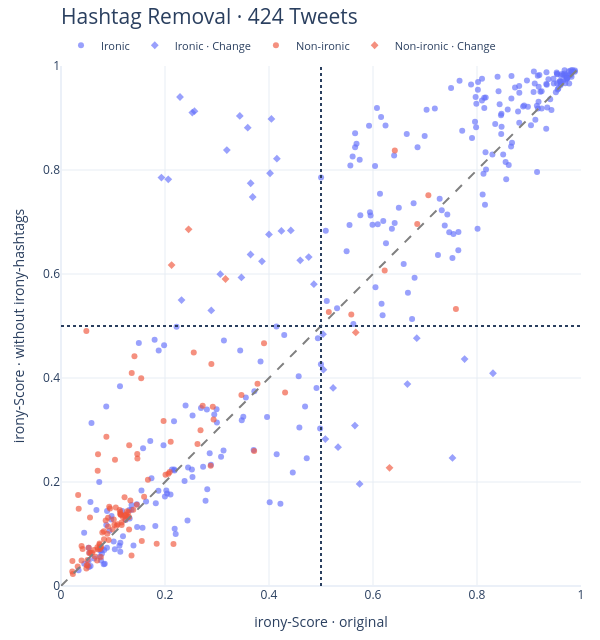

Write notebook code for a chart like this one.
### Code cell
# Plot the whole thing

if changed.empty:
    print("No hashtags found in the test split.")
else:
    fig = px.scatter(
        changed,
        x="score_before",
        y="score_after",
        color="reference_label",
        symbol="class_flip",
        opacity=0.65,
        category_orders={
            "reference_label": ["Ironic", "Non-ironic"],
            "class_flip": [False, True],
        },
        hover_data={
            "text": True,
            "edited_text": True,
            "removed_tags": True,
            "score_delta": ":.3f",
        },
        labels={
            "score_before": "irony-Score · original",
            "score_after": "irony-Score · without irony-hashtags",
            "reference_label": "reference label",
            "class_flip": "class flip",
            "text": "original text",
            "edited_text": "edited text",
            "removed_tags": "removed tags",
            "score_delta": "score delta",
        },
        template="plotly_white",
    )

    fig.add_shape(
        type="line",
        x0=0, y0=0, x1=1, y1=1,
        line=dict(color="gray", dash="dash"),
    )
    fig.add_vline(x=0.5, line_dash="dot")
    fig.add_hline(y=0.5, line_dash="dot")
    fig.update_xaxes(range=[0, 1], tick0=0, dtick=0.2, constrain="domain")
    fig.update_yaxes(
        range=[0, 1],
        scaleanchor="x",
        scaleratio=1,
        constrain="domain",
    )
    legend_labels = {
        "Ironic, False": "Ironic",
        "Ironic, True": "Ironic · Change",
        "Non-ironic, False": "Non-ironic",
        "Non-ironic, True": "Non-ironic · Change",
    }
    fig.for_each_trace(lambda trace: trace.update(name=legend_labels[trace.name]))
    fig.update_xaxes(dtick=0.2, gridcolor="#E7EDF4")
    fig.update_yaxes(dtick=0.2, gridcolor="#E7EDF4")
    fig.update_layout(
        width=600,
        modebar_remove=["toImage", "select2d", "lasso2d", "zoomIn2d",
                        "zoomOut2d", "autoScale2d"],
        height=640,
        margin=dict(l=61, r=19, t=66, b=54),
        title=dict(
            text=f"Hashtag Removal · {len(changed)} Tweets",
            x=0,
            xref="paper",
            xanchor="left",
            y=0.985,
            yanchor="top",
            font=dict(size=21),
        ),
        legend=dict(
            orientation="h",
            x=0,
            xanchor="left",
            y=1.012,
            yanchor="bottom",
            title_text="",
            font=dict(size=11),
        ),
    )
    fig.show()

### Figure 1 — Plotly figure (JSON) as saved in the notebook; plotly's stock layout.template omitted (floating-point values rounded to 4 significant figures; data arrays with more than 128 entries replaced by an {"elided": "..."} marker saying what was removed)
{"data": [{"customdata": {"elided": "274x4 mixed values"}, "hovertemplate": "reference label=Ironic<br>class flip=False<br>irony-Score · original=%{x}<br>irony-Score · without irony-hashtags=%{y}<br>original text=%{customdata[0]}<br>edited text=%{customdata[1]}<br>removed tags=%{customdata[2]}<br>score delta=%{customdata[3]:.3f}<extra></extra>", "legendgroup": "Ironic, False", "marker": {"color": "#636efa", "opacity": 0.65, "symbol": "circle"}, "mode": "markers", "name": "Ironic", "orientation": "v", "showlegend": true, "type": "scatter", "x": {"elided": "274 float values"}, "xaxis": "x", "y": {"elided": "274 float values"}, "yaxis": "y"}, {"customdata": {"elided": "37x4 mixed values"}, "hovertemplate": "reference label=Ironic<br>class flip=True<br>irony-Score · original=%{x}<br>irony-Score · without irony-hashtags=%{y}<br>original text=%{customdata[0]}<br>edited text=%{customdata[1]}<br>removed tags=%{customdata[2]}<br>score delta=%{customdata[3]:.3f}<extra></extra>", "legendgroup": "Ironic, True", "marker": {"color": "#636efa", "opacity": 0.65, "symbol": "diamond"}, "mode": "markers", "name": "Ironic · Change", "orientation": "v", "showlegend": true, "type": "scatter", "x": [0.4863, 0.5084, 0.5652, 0.3439, 0.3064, 0.3189, 0.2525, 0.2567, 0.8307, 0.6662, 0.5233, 0.3865, 0.5047, 0.5328, 0.3647, 0.4764, 0.402, 0.442, 0.2289, 0.4239, 0.4601, 0.7529, 0.3687, 0.3999, 0.3591, 0.2063, 0.2318, 0.4046, 0.6842, 0.3646, 0.7761, 0.5743, 0.504, 0.289, 0.4152, 0.1931, 0.347], "xaxis": "x", "y": [0.5805, 0.2826, 0.3086, 0.9039, 0.5996, 0.8384, 0.9104, 0.9132, 0.4091, 0.3884, 0.3809, 0.6243, 0.4161, 0.267, 0.7745, 0.6325, 0.7938, 0.6837, 0.9404, 0.6828, 0.6264, 0.2463, 0.748, 0.6761, 0.8814, 0.782, 0.5499, 0.8981, 0.4765, 0.6375, 0.4364, 0.1964, 0.4842, 0.53, 0.8219, 0.7854, 0.5934], "yaxis": "y"}, {"customdata": {"elided": "108x4 mixed values"}, "hovertemplate": "reference label=Non-ironic<br>class flip=False<br>irony-Score · original=%{x}<br>irony-Score · without irony-hashtags=%{y}<br>original text=%{customdata[0]}<br>edited text=%{customdata[1]}<br>removed tags=%{customdata[2]}<br>score delta=%{customdata[3]:.3f}<extra></extra>", "legendgroup": "Non-ironic, False", "marker": {"color": "#EF553B", "opacity": 0.65, "symbol": "circle"}, "mode": "markers", "name": "Non-ironic", "orientation": "v", "showlegend": true, "type": "scatter", "x": [0.03298, 0.1237, 0.2892, 0.3779, 0.1598, 0.09158, 0.209, 0.515, 0.07497, 0.1164, 0.347, 0.1138, 0.03214, 0.1015, 0.1554, 0.1356, 0.1309, 0.03405, 0.1257, 0.08731, 0.2624, 0.2878, 0.1026, 0.1295, 0.3904, 0.139, 0.02279, 0.2919, 0.119, 0.2724, 0.1334, 0.06943, 0.2934, 0.02194, 0.07095, 0.09422, 0.08592, 0.1469, 0.1148, 0.05097, 0.5583, 0.184, 0.201, 0.07673, 0.1308, 0.136, 0.02169, 0.1273, 0.4309, 0.07414, 0.6225, 0.0761, 0.6851, 0.1973, 0.1128, 0.2553, 0.2163, 0.107, 0.07121, 0.06337, 0.7064, 0.1089, 0.1142, 0.03949, 0.1285, 0.2065, 0.08275, 0.1054, 0.1038, 0.05408, 0.05575, 0.1413, 0.07943, 0.1312, 0.08908, 0.05978, 0.09055, 0.03953, 0.0515, 0.6419, 0.04883, 0.3714, 0.04154, 0.09915, 0.08236, 0.1222, 0.07715, 0.1542, 0.06513, 0.04938, 0.1458, 0.211, 0.07409, 0.1672, 0.1466, 0.7594, 0.1215, 0.124, 0.07056, 0.0535, 0.1152, 0.06991, 0.04878, 0.09037, 0.1167, 0.05689, 0.2683, 0.09274], "xaxis": "x", "y": [0.175, 0.1359, 0.4269, 0.3891, 0.1718, 0.08862, 0.2194, 0.527, 0.07123, 0.122, 0.3673, 0.1383, 0.03736, 0.1277, 0.08645, 0.0586, 0.1084, 0.1486, 0.1375, 0.287, 0.2728, 0.2314, 0.1176, 0.142, 0.4669, 0.1466, 0.02293, 0.3448, 0.1329, 0.3467, 0.1643, 0.04916, 0.3202, 0.04802, 0.07064, 0.1488, 0.126, 0.2454, 0.1381, 0.05007, 0.5221, 0.08128, 0.2138, 0.05567, 0.1328, 0.4095, 0.028, 0.1437, 0.3724, 0.08192, 0.6068, 0.07433, 0.6962, 0.3175, 0.1461, 0.449, 0.08056, 0.1159, 0.2535, 0.06903, 0.7513, 0.1189, 0.1423, 0.04928, 0.1325, 0.216, 0.08997, 0.151, 0.243, 0.06337, 0.1316, 0.4418, 0.1028, 0.2706, 0.1004, 0.06388, 0.1313, 0.07698, 0.03928, 0.8377, 0.03376, 0.2595, 0.07107, 0.1086, 0.1051, 0.1706, 0.07483, 0.3993, 0.05686, 0.04003, 0.1561, 0.2773, 0.07939, 0.2043, 0.2537, 0.5326, 0.1352, 0.1279, 0.2216, 0.0735, 0.1364, 0.07449, 0.4905, 0.1144, 0.1175, 0.06342, 0.2994, 0.1526], "yaxis": "y"}, {"customdata": [["Name an #excuse that people use #NOT to #workout ...", "Name an #excuse that people use  to #workout ...", "#NOT", 0.274], ["Rejoice in knowing he is now in his new place...#not easy", "Rejoice in knowing he is now in his new place... easy", "#not", 0.4044], ["@user @user \"pit players v. victims?\" How dare the NFL put a divide between men and the women and children they beat? #sarcasm", "@user @user \"pit players v. victims?\" How dare the NFL put a divide between men and the women and children they beat?", "#sarcasm", -0.07924], ["It's all about Twitter #not a clue", "It's all about Twitter  a clue", "#not", 0.4405], ["@user @user Talking to yourself again Mo #Irony", "@user @user Talking to yourself again Mo", "#Irony", -0.4046]], "hovertemplate": "reference label=Non-ironic<br>class flip=True<br>irony-Score · original=%{x}<br>irony-Score · without irony-hashtags=%{y}<br>original text=%{customdata[0]}<br>edited text=%{customdata[1]}<br>removed tags=%{customdata[2]}<br>score delta=%{customdata[3]:.3f}<extra></extra>", "legendgroup": "Non-ironic, True", "marker": {"color": "#EF553B", "opacity": 0.65, "symbol": "diamond"}, "mode": "markers", "name": "Non-ironic · Change", "orientation": "v", "showlegend": true, "type": "scatter", "x": [0.3164, 0.2127, 0.5668, 0.2454, 0.6318], "xaxis": "x", "y": [0.5904, 0.6171, 0.4876, 0.6859, 0.2272], "yaxis": "y"}], "layout": {"height": 640, "legend": {"font": {"size": 11}, "orientation": "h", "title": {"text": ""}, "tracegroupgap": 0, "x": 0, "xanchor": "left", "y": 1.012, "yanchor": "bottom"}, "margin": {"b": 54, "l": 61, "r": 19, "t": 66}, "modebar": {"remove": ["toImage", "select2d", "lasso2d", "zoomIn2d", "zoomOut2d", "autoScale2d"]}, "shapes": [{"line": {"color": "gray", "dash": "dash"}, "type": "line", "x0": 0, "x1": 1, "y0": 0, "y1": 1}, {"line": {"dash": "dot"}, "type": "line", "x0": 0.5, "x1": 0.5, "xref": "x", "y0": 0, "y1": 1, "yref": "y domain"}, {"line": {"dash": "dot"}, "type": "line", "x0": 0, "x1": 1, "xref": "x domain", "y0": 0.5, "y1": 0.5, "yref": "y"}], "title": {"font": {"size": 21}, "text": "Hashtag Removal · 424 Tweets", "x": 0, "xanchor": "left", "xref": "paper", "y": 0.985, "yanchor": "top"}, "width": 600, "xaxis": {"anchor": "y", "constrain": "domain", "domain": [0, 1], "dtick": 0.2, "gridcolor": "#E7EDF4", "range": [0, 1], "tick0": 0, "title": {"text": "irony-Score · original"}}, "yaxis": {"anchor": "x", "constrain": "domain", "domain": [0, 1], "dtick": 0.2, "gridcolor": "#E7EDF4", "range": [0, 1], "scaleanchor": "x", "scaleratio": 1, "title": {"text": "irony-Score · without irony-hashtags"}}}}
